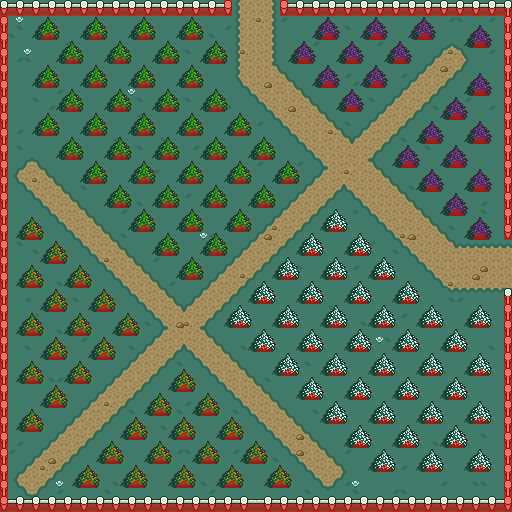

A level layout from a 2D game, rendered from its tile map. Below: a short description, then the map file with tile-grid data replaced by summaries:
An orthogonal 64x64 tile map with 8x8 px tiles, 13 tile layers (1.Background, 3.Dirt, 4.Dirt, 5a.Grass, ...), 3 tilesets.

<map version="1.2" tiledversion="1.3.4" orientation="orthogonal" renderorder="right-down" width="64" height="64" tilewidth="8" tileheight="8" infinite="0" nextlayerid="14" nextobjectid="1">
 <tileset firstgid="1" source="CannaFieldSW-OutsideStatic.tsx" />
 <tileset firstgid="51" source="CannaFieldSW-OustideCollisions.tsx" />
 <tileset firstgid="66" source="CannaFieldSW-Collisions.tsx" />
 <layer id="1" name="1.Background" width="64" height="64">
  <properties>
   <property name="unity:sortingOrder" type="int" value="1" />
  </properties>
  <data>[4096 cells, 4096 non-empty, 1 distinct tile ids]</data>
 </layer>
 <layer id="2" name="3.Dirt" width="64" height="64">
  <properties>
   <property name="unity:sortingOrder" type="int" value="3" />
  </properties>
  <data>[4096 cells, 944 non-empty, 16 distinct tile ids]</data>
 </layer>
 <layer id="3" name="4.Dirt" width="64" height="64">
  <properties>
   <property name="unity:sortingOrder" type="int" value="4" />
  </properties>
  <data>[4096 cells, 25 non-empty, 2 distinct tile ids]</data>
 </layer>
 <layer id="4" name="5a.Grass" width="64" height="64">
  <properties>
   <property name="unity:sortingOrder" type="int" value="5" />
  </properties>
  <data>[4096 cells, 117 non-empty, 2 distinct tile ids]</data>
 </layer>
 <layer id="12" name="5b.Grass" width="64" height="64">
  <properties>
   <property name="unity:sortingOrder" type="int" value="5" />
  </properties>
  <data>[4096 cells, 117 non-empty, 2 distinct tile ids]</data>
 </layer>
 <layer id="13" name="5c.Grass" width="64" height="64">
  <properties>
   <property name="unity:sortingOrder" type="int" value="5" />
  </properties>
  <data>[4096 cells, 115 non-empty, 2 distinct tile ids]</data>
 </layer>
 <layer id="10" name="6a.Flowers" width="64" height="64">
  <properties>
   <property name="unity:sortingOrder" type="int" value="6" />
  </properties>
  <data>[4096 cells, 7 non-empty, 1 distinct tile ids]</data>
 </layer>
 <layer id="11" name="6b.Flowers" width="64" height="64">
  <properties>
   <property name="unity:sortingOrder" type="int" value="6" />
  </properties>
  <data>[4096 cells, 7 non-empty, 1 distinct tile ids]</data>
 </layer>
 <layer id="5" name="10.FenceBelow" width="64" height="64">
  <properties>
   <property name="unity:sortingOrder" type="int" value="10" />
  </properties>
  <data>[4096 cells, 114 non-empty, 3 distinct tile ids]</data>
 </layer>
 <layer id="6" name="19.CropBelow" width="64" height="64">
  <properties>
   <property name="unity:sortingOrder" type="int" value="19" />
  </properties>
  <data>[4096 cells, 131 non-empty, 4 distinct tile ids]</data>
 </layer>
 <layer id="7" name="30.FenceAbove" width="64" height="64">
  <properties>
   <property name="unity:sortingOrder" type="int" value="30" />
  </properties>
  <data>[4096 cells, 65 non-empty, 3 distinct tile ids]</data>
 </layer>
 <layer id="8" name="42.CropAbove" width="64" height="64">
  <properties>
   <property name="unity:sortingOrder" type="int" value="42" />
  </properties>
  <data>[4096 cells, 131 non-empty, 4 distinct tile ids]</data>
 </layer>
 <layer id="9" name="50.Collision" width="64" height="64" opacity="0.53">
  <properties>
   <property name="unity:sortingOrder" type="int" value="50" />
  </properties>
  <data>[4096 cells, 501 non-empty, 3 distinct tile ids]</data>
 </layer>
</map>
